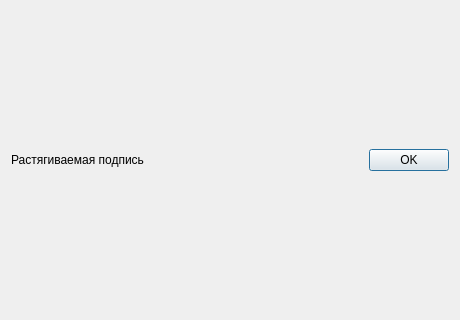
<?xml version="1.0" encoding="UTF-8"?>
<ui version="4.0"><class>Dialog</class><widget class="QDialog" name="Dialog"><property name="geometry"><rect><x>0</x><y>0</y><width>460</width><height>320</height></rect></property><property name="windowTitle"><string>#056 policies/141_expanding_label</string></property><layout class="QVBoxLayout" name="verticalLayout"><property name="leftMargin"><number>11</number></property><property name="topMargin"><number>11</number></property><property name="rightMargin"><number>11</number></property><property name="bottomMargin"><number>11</number></property><property name="spacing"><number>6</number></property><item><layout class="QHBoxLayout" name="row"><property name="leftMargin"><number>0</number></property><property name="topMargin"><number>0</number></property><property name="rightMargin"><number>0</number></property><property name="bottomMargin"><number>0</number></property><property name="spacing"><number>6</number></property><item><widget class="QLabel" name="l1"><property name="sizePolicy"><sizepolicy hsizetype="Expanding" vsizetype="Preferred"><horstretch>0</horstretch><verstretch>0</verstretch></sizepolicy></property><property name="text"><string>Растягиваемая подпись</string></property></widget></item><item><widget class="QPushButton" name="b1"><property name="text"><string>OK</string></property></widget></item></layout></item></layout></widget></ui>
